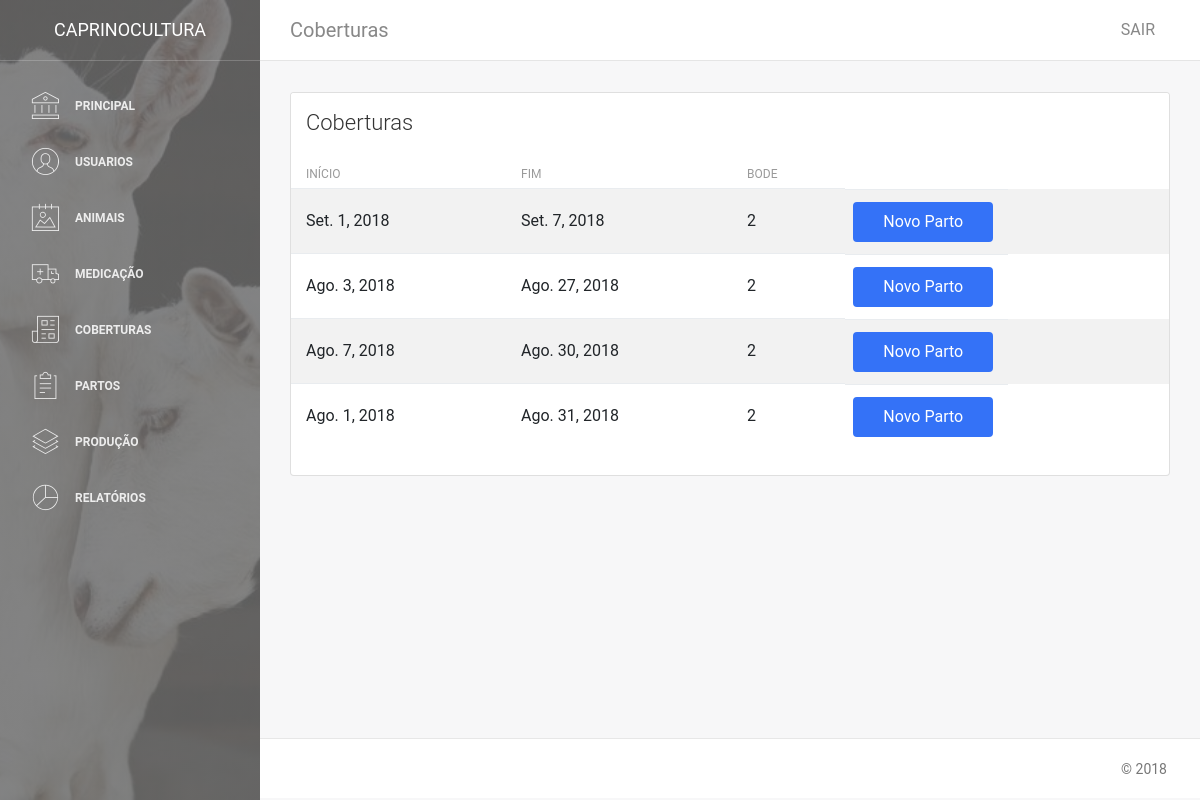
The app's page /animais/coberturas_partos/ (signed in), older data.
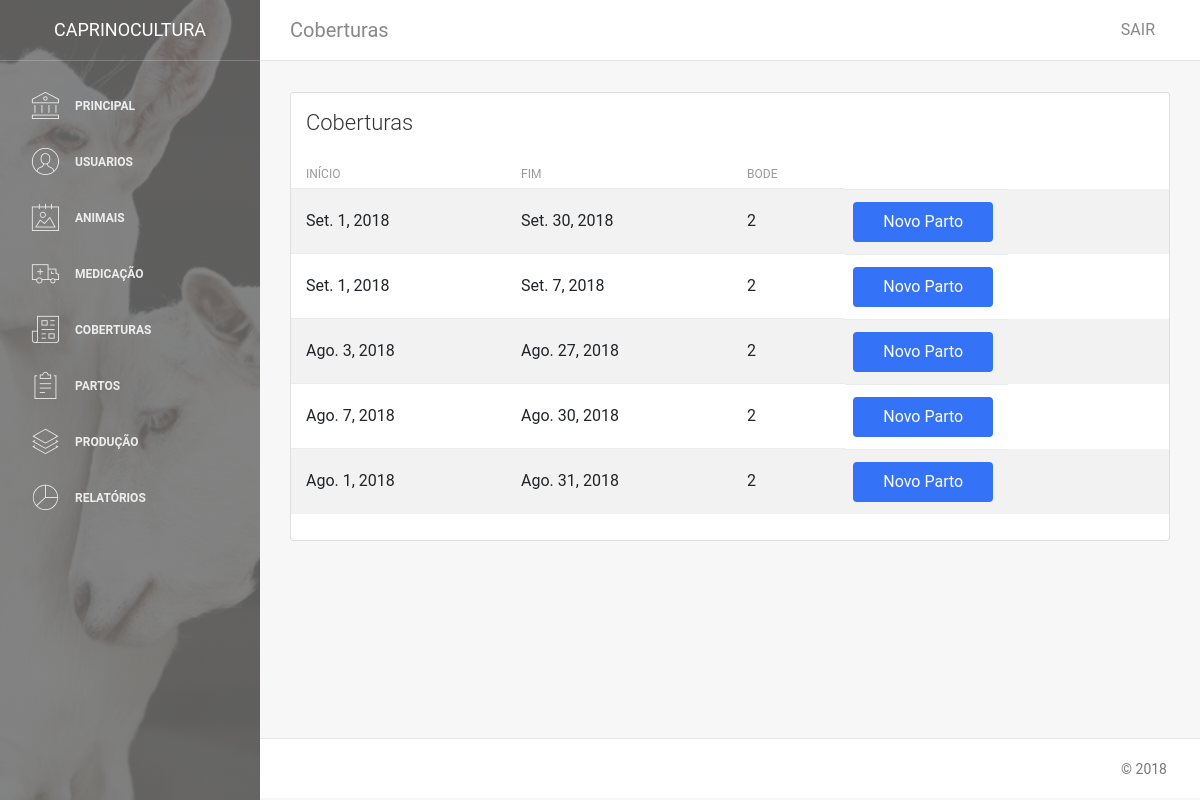
The same page, newer data.
### caprino/animais/models.py (models this page shows)
class Cobertura(models.Model):
    inicio_cobertura = models.DateField(verbose_name='Início', blank=True, null=True, default=None)
    fim_cobertura = models.DateField(verbose_name='Fim', blank=True, null=True, default=None)
    id_bode = models.ForeignKey(Animal, verbose_name="Bode", related_name="Bode", on_delete=models.SET_NULL, null=True)
    class Meta:
        verbose_name = 'Cobertura'

### caprino/animais/views.py (the view)
# urls.py: path('coberturas_partos/', views.CoberturasPartos, name='Coberturas_Partos'),
@login_required
def CoberturasPartos(request):
    coberturas = Cobertura.objects.raw("select * from animais_cobertura"+
                                        " inner join animais_animal on animais_cobertura.id_bode_id = animais_animal.id"+
                                        " order by animais_cobertura.id desc;")
    paginator = Paginator(coberturas, 5)
    page = request.GET.get('page')
    try:
        coberturas = paginator.page(page)
    except PageNotAnInteger:
        coberturas = paginator.page(1)
    except EmptyPage:
        coberturas = paginator.page(paginator.num_pages)
    return render(request, 'parto/coberturas_partos.html', {'coberturas': coberturas})

### templates/parto/coberturas_partos.html (shortened to what this page needs)
{% extends 'base.html' %}
{% block conteudo %}
<nav class="navbar navbar-expand-lg " color-on-scroll="500">
    <div class=" container-fluid  ">
        <a class="navbar-brand" href="#pablo">Coberturas </a>
        <div class="collapse navbar-collapse justify-content-end" id="navigation">
            <ul class="nav navbar-nav mr-auto">
                <li class="nav-item">
                    <a href="#" class="nav-link" data-toggle="dropdown">
                    </a>
                </li>
            </ul>
            <ul class="navbar-nav ml-auto">
                <li class="nav-item">
                    <a class="nav-link" href="{% url 'caprino.contas:Sair' %}">
                        <span class="no-icon">SAIR</span>
                    </a>
                </li>
            </ul>
        </div>
    </div>
</nav>
<div class="content">
    <div class="container-fluid">
        <div class="row">
            <div class="col-md-12">
            </div>
        </div>
    </div>
    <div class="container-fluid">
        <div class="row">
            <div class="col-md-12">
                <div class="card strpied-tabled-with-hover">
                    <div class="card-header ">
                        <h4 class="card-title">Coberturas</h4>
                    </div>
                    <div class="card-body table-full-width table-responsive">
                        <table class="table table-hover table-striped">
                            <thead>
                                <tr>
                                    <th>Início</th>
                                    <th>Fim</th>
                                    <th>Bode</th>
                                </tr>
                            </thead>
                            <tbody>
                                {% for cobertura in coberturas %}
                                <tr>
                                    <td>{{ cobertura.inicio_cobertura }}</td>
                                    <td>{{ cobertura.fim_cobertura }}</td>
                                    <td>{{ cobertura.brincos_animal }}</td>
                                    <td><a class="btn btn-primary btn-fill btn-wd" href="{% url 'caprino.animais:Mostra_Parto' cobertura.id %}" title="Novo Parto">Novo Parto</a></td>
                                </tr>
                                {% endfor %}
                            </tbody>
                        </table>
                    </div>
                </div>
            </div>
        </div>
    </div>
</div>
{% endblock %}

Row changes from the older to the newer data that the page shows:
added Cobertura: inicio_cobertura "Set. 1, 2018", fim_cobertura "Set. 30, 2018", brincos_animal "2"
